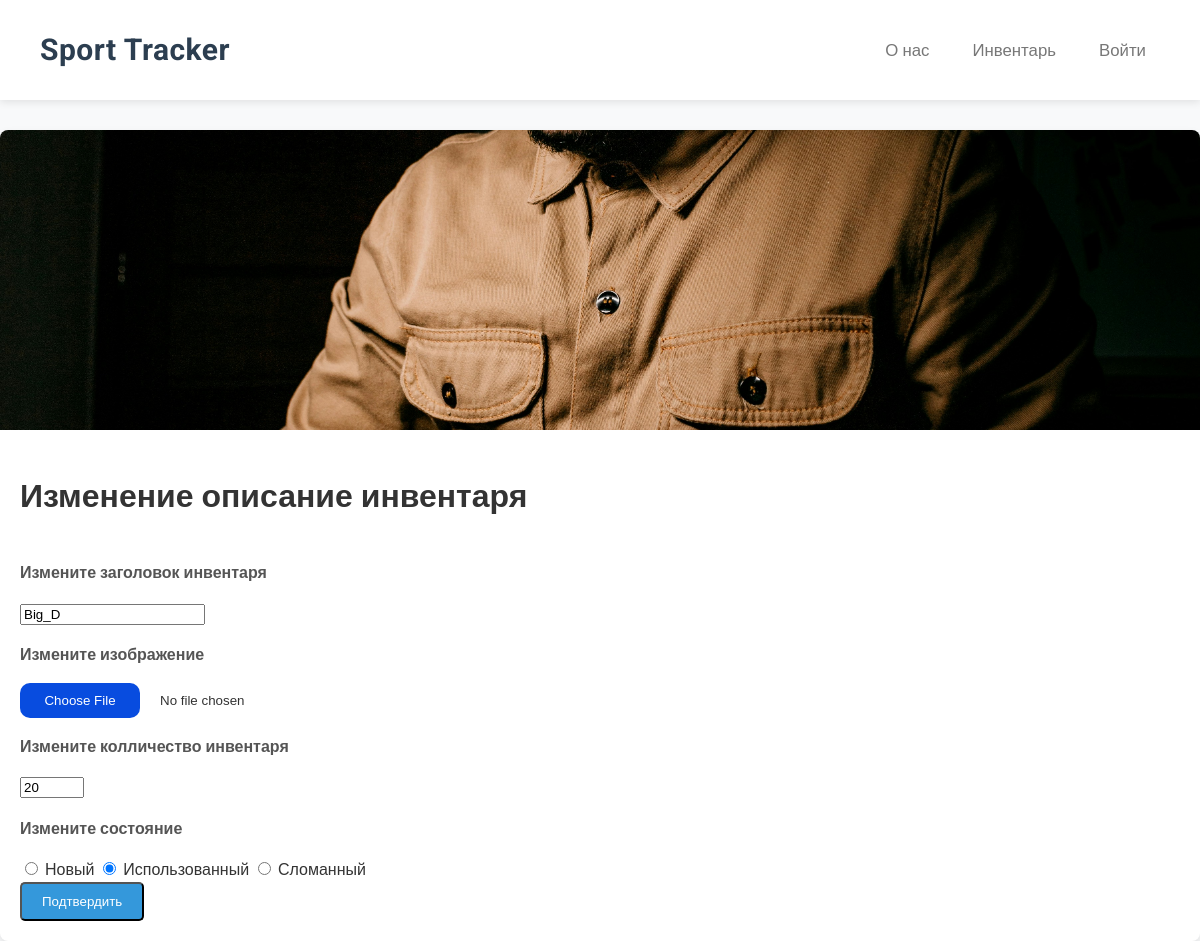
The app's page /voting?id=1, older data.
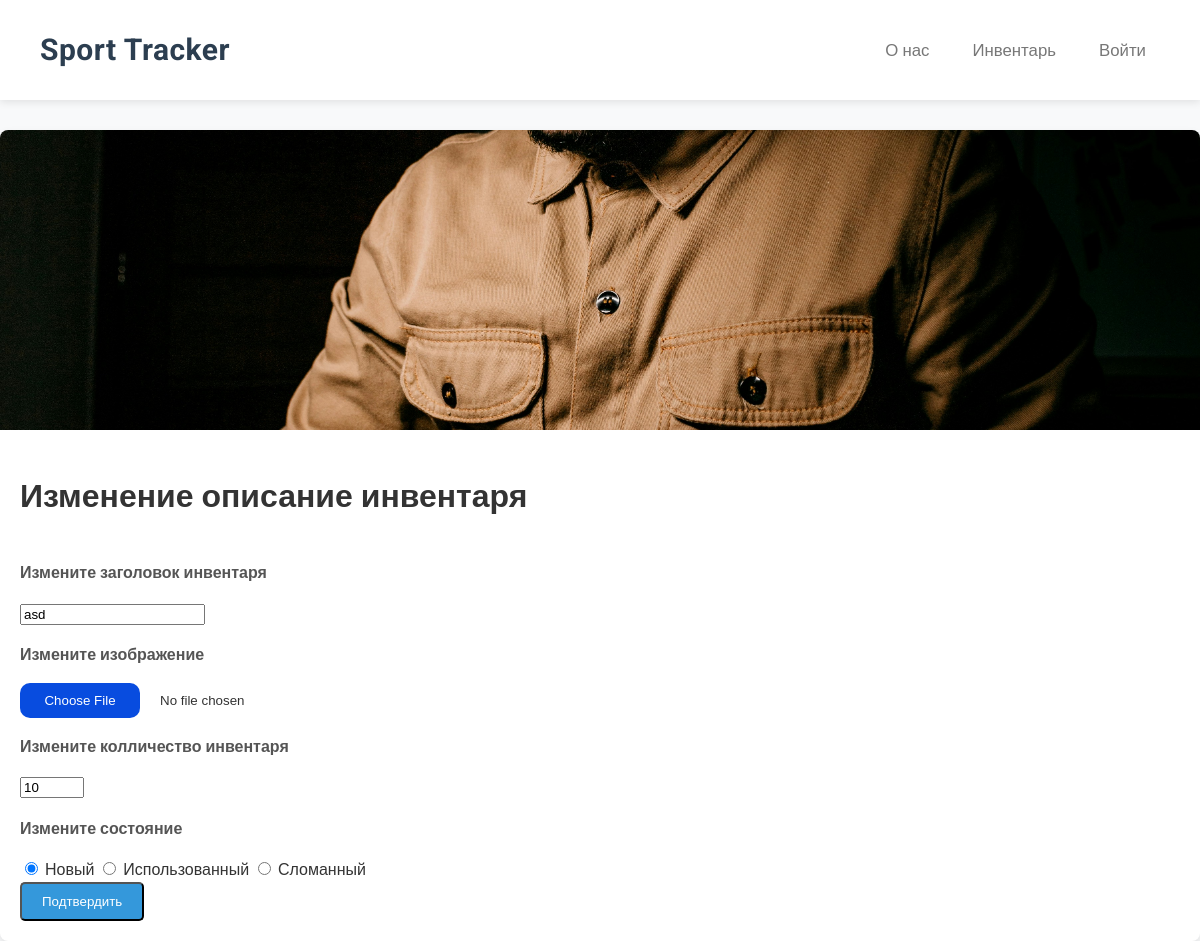
The same page, newer data.
### main/models.py (models this page shows, shortened)
class Votings(models.Model):
    author = models.ForeignKey(User, on_delete=models.CASCADE)
    image = models.ImageField(upload_to=get_image_upload_path, blank=True, null=True)
    name = models.TextField()
    questions_number = models.IntegerField()
    type_of_voting = models.TextField()

### main/views.py (the view, shortened to what this page needs)
# urls.py: path('voting', voting, name='voting'),
def voting(request):
    context = {"IsExist": False}
    id_of_page = request.GET.get("id", None)
    if id_of_page is None:
        return redirect("/catalog")
    try:
        _voting = get_object_or_404(Votings, id=id_of_page)
        context["IsExist"] = True
        context["about_label"] = _voting.name
        context["author"] = _voting.author
        context["questions_number"] = _voting.questions_number
        context["voting_id"] = _voting.id
        context["type_of_voting"] = _voting.type_of_voting
        directory = os.path.join('main', 'uploads', 'users', 'admin')
        context["url_to_avatar"] = ""
        if os.path.exists(directory):
            if os.listdir(directory):
                context["url_to_avatar"] = f"/uploads/users/admin/{os.listdir(directory)[0]}"
        directory = os.path.join('main', 'uploads', 'votings', 'admin', str(_voting.id))
        context["url_to_header"] = ""
        if os.path.exists(directory):
            if os.listdir(directory):
                context["url_to_header"] = f"/uploads/votings/admin/{_voting.id}/{os.listdir(directory)[0]}"
        context['BASE_DIR'] = BASE_DIR
    except Exception as e:
        print(e)
        return HttpResponse("Голосование не найдено или ошибка!")
    return render(request, 'voting.html', context)

### main/templates/voting.html (shortened to what this page needs)
{% load static %}
<!DOCTYPE html>
<html lang="en">
<head>
    <link rel="stylesheet" href="{% static 'survey.css' %}">
    <link rel="stylesheet" href="{% static 'profile.css' %}">
    <link rel="stylesheet" href="{% static 'about_us.css' %}">
    <link rel="stylesheet" href="{% static 'header.css' %}">
</head>
{% include 'header.html' %}
<body>
    <div class="container">
    <div class="item">
      <div class="wrapper exmpl"><img src="{{ url_to_header }}" alt="Шапка опроса"></div>
      <div class="card">
        {% if IsExist %}
         <h1>Изменение описание инвентаря</h1>
        <form  method="post" enctype="multipart/form-data" action="/voting?id={{ voting_id }}">
            <div>
                <p><b>Измените заголовок инвентаря</b></p>
                <input type="text" name="about_label" maxlength="100" required value="{{ about_label }}">
            </div>
            <div>
                <p><b>Измените изображение</b></p>
                <input type="file" name="image"  accept="image/*">
            </div>
            <div>
                <p><b>Измените колличество инвентаря</b></p>
                <input type="number" name="questions_count"  min="1" max="100" onchange="OnChangeQuestionsCount()" value="{{ questions_number }}">
            </div>
            <div id="Questions">
                <div id="Question0">
                    <div>
                        <p><b>Измените состояние</b></p>
                        <input type="radio" name="type_question0" maxlength="500" required value="one" id="one" {% if type_of_voting == "one" %}checked{% endif %}>
                        <label for="one">Новый</label>
                        <input type="radio" name="type_question0" maxlength="500" required value="multi" id="multi" {% if type_of_voting == "multi" %}checked{% endif %}>
                        <label for="multi">Использованный</label>
                        <input type="radio" name="type_question0" maxlength="500" required value="end" id="end" {% if type_of_voting == "end" %}checked{% endif %}>
                        <label for="end">Сломанный</label>
                    </div>
                </div>
            </div>
            <input class="card_link" type="submit" value="Подтвердить">
        </form>
        {% else %}
        <h3>Инвентарь не найдено!</h3>
        {% endif %}
      </div>
    </div>
</div>
</body>
</html>

Row changes from the older to the newer data that the page shows:
changed Votings "☐ Сломанный": about_label "Big_D" → "asd"; type_of_voting "☐ Новый" → "☑ Новый"; type_of_voting "☑ Использованный" → "☐ Использованный"
Text that changed along with them:
form field questions_count: "20" → "10"
